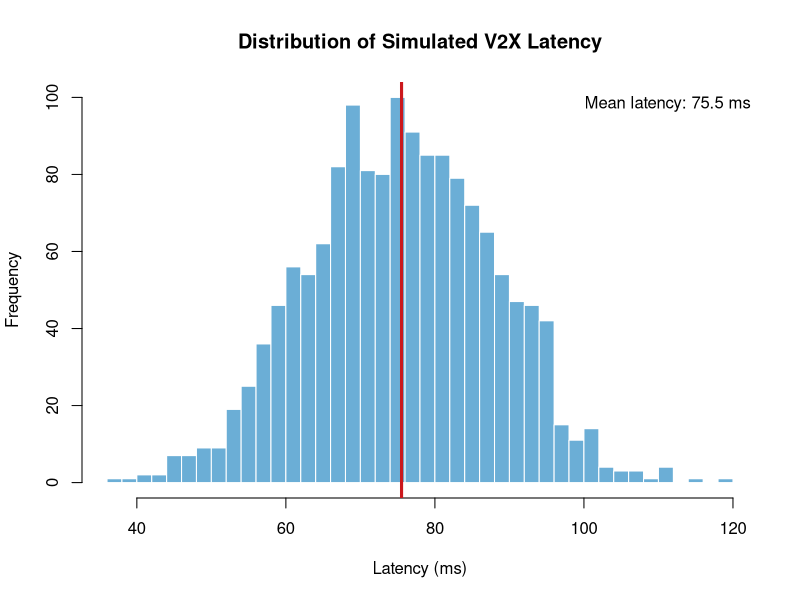
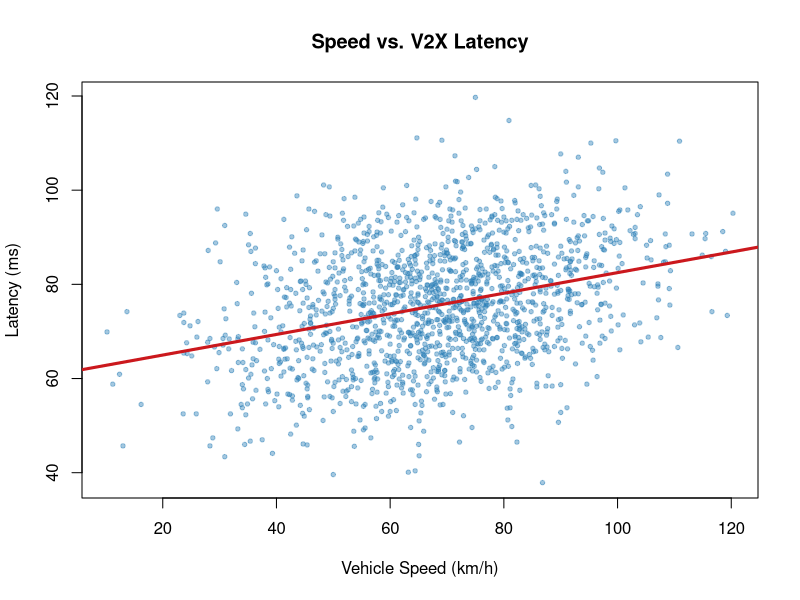
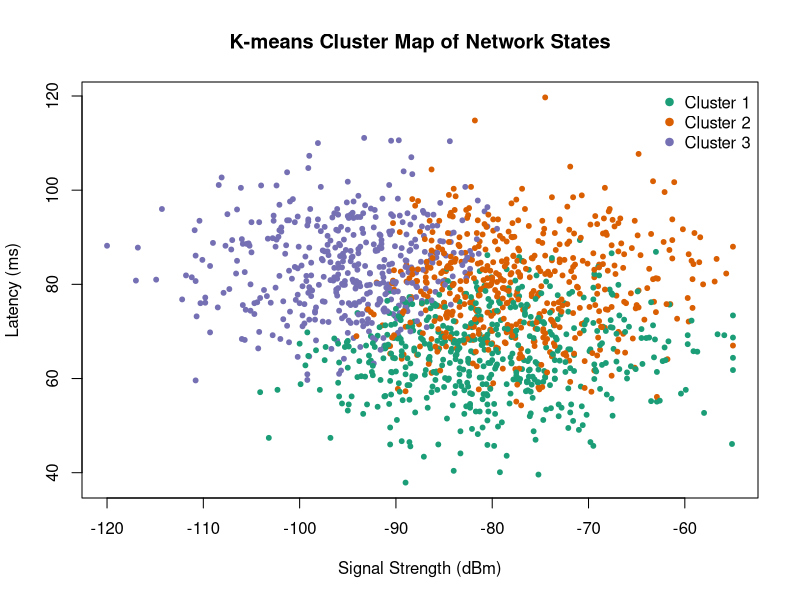
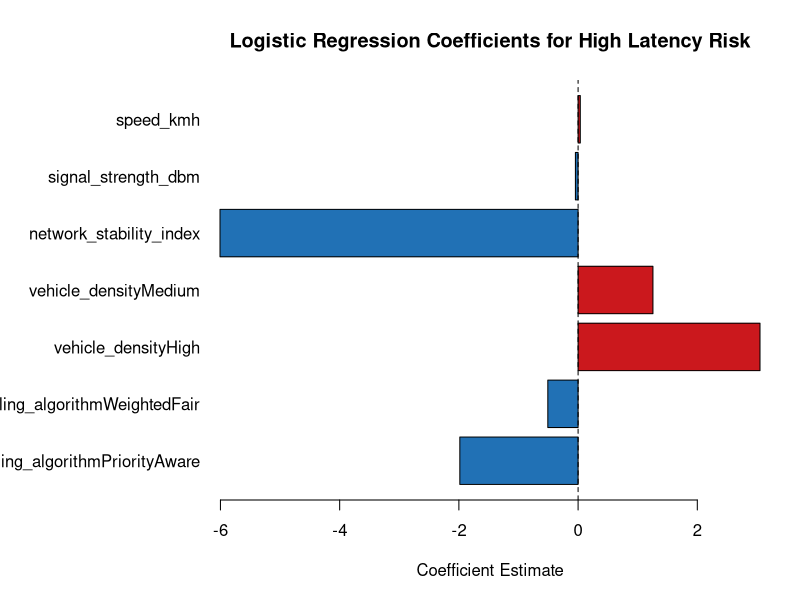

The R source for these figures, in order:
set.seed(1222)

root_dir <- normalizePath(file.path(getwd()), winslash = "/", mustWork = TRUE)
data_dir <- file.path(root_dir, "data")
results_dir <- file.path(root_dir, "results")

if (!dir.exists(data_dir)) dir.create(data_dir, recursive = TRUE)
if (!dir.exists(results_dir)) dir.create(results_dir, recursive = TRUE)

n <- 1500

speed_kmh <- round(rnorm(n, mean = 68, sd = 18), 1)
speed_kmh <- pmax(speed_kmh, 0)

signal_strength_dbm <- round(rnorm(n, mean = -83, sd = 11), 1)
signal_strength_dbm <- pmin(pmax(signal_strength_dbm, -120), -55)

network_stability_index <- round(runif(n, min = 0.35, max = 0.99), 3)
vehicle_density <- sample(c("Low", "Medium", "High"), n, replace = TRUE, prob = c(0.28, 0.47, 0.25))
scheduling_algorithm <- sample(
  c("RoundRobin", "WeightedFair", "PriorityAware"),
  n,
  replace = TRUE,
  prob = c(0.34, 0.32, 0.34)
)

density_effect <- ifelse(vehicle_density == "High", 15, ifelse(vehicle_density == "Medium", 7, 1))
algorithm_effect <- ifelse(
  scheduling_algorithm == "PriorityAware",
  -5,
  ifelse(scheduling_algorithm == "WeightedFair", 1.5, 5)
)

latency_ms <- 42 +
  0.20 * speed_kmh +
  0.32 * abs(signal_strength_dbm + 75) +
  26 * (1 - network_stability_index) +
  density_effect +
  algorithm_effect +
  rnorm(n, mean = 0, sd = 8)

latency_ms <- round(pmax(latency_ms, 8), 1)
high_latency <- ifelse(latency_ms >= 80, "High", "Normal")

dataset <- data.frame(
  speed_kmh = speed_kmh,
  signal_strength_dbm = signal_strength_dbm,
  network_stability_index = network_stability_index,
  vehicle_density = factor(vehicle_density, levels = c("Low", "Medium", "High")),
  scheduling_algorithm = factor(
    scheduling_algorithm,
    levels = c("RoundRobin", "WeightedFair", "PriorityAware")
  ),
  latency_ms = latency_ms,
  high_latency = factor(high_latency, levels = c("Normal", "High"))
)

write.csv(dataset, file.path(data_dir, "simulated_v2x_dataset.csv"), row.names = FALSE)

summary_metrics <- data.frame(
  metric = c(
    "sample_size",
    "mean_latency_ms",
    "median_latency_ms",
    "sd_latency_ms",
    "high_latency_share",
    "mean_speed_kmh",
    "mean_signal_strength_dbm",
    "mean_network_stability_index"
  ),
  value = c(
    nrow(dataset),
    round(mean(dataset$latency_ms), 2),
    round(median(dataset$latency_ms), 2),
    round(sd(dataset$latency_ms), 2),
    round(mean(dataset$high_latency == "High"), 4),
    round(mean(dataset$speed_kmh), 2),
    round(mean(dataset$signal_strength_dbm), 2),
    round(mean(dataset$network_stability_index), 3)
  )
)

write.csv(summary_metrics, file.path(results_dir, "summary_metrics.csv"), row.names = FALSE)

png(file.path(results_dir, "latency_distribution.png"), width = 1200, height = 800, res = 140)
hist(
  dataset$latency_ms,
  breaks = 30,
  col = "#6BAED6",
  border = "white",
  main = "Distribution of Simulated V2X Latency",
  xlab = "Latency (ms)"
)
abline(v = mean(dataset$latency_ms), col = "#CB181D", lwd = 3)
legend(
  "topright",
  legend = paste("Mean latency:", round(mean(dataset$latency_ms), 1), "ms"),
  bty = "n"
)
dev.off()

png(file.path(results_dir, "speed_vs_latency.png"), width = 1200, height = 800, res = 140)
plot(
  dataset$speed_kmh,
  dataset$latency_ms,
  pch = 19,
  cex = 0.6,
  col = rgb(44, 127, 184, 110, maxColorValue = 255),
  xlab = "Vehicle Speed (km/h)",
  ylab = "Latency (ms)",
  main = "Speed vs. V2X Latency"
)
abline(lm(latency_ms ~ speed_kmh, data = dataset), col = "#CB181D", lwd = 3)
dev.off()

cluster_input <- scale(dataset[, c("latency_ms", "signal_strength_dbm", "network_stability_index")])
kmeans_result <- kmeans(cluster_input, centers = 3, nstart = 20)
dataset$cluster <- factor(kmeans_result$cluster)

cluster_colors <- c("#1B9E77", "#D95F02", "#7570B3")

png(file.path(results_dir, "cluster_map.png"), width = 1200, height = 800, res = 140)
plot(
  dataset$signal_strength_dbm,
  dataset$latency_ms,
  pch = 19,
  cex = 0.65,
  col = cluster_colors[dataset$cluster],
  xlab = "Signal Strength (dBm)",
  ylab = "Latency (ms)",
  main = "K-means Cluster Map of Network States"
)
legend(
  "topright",
  legend = paste("Cluster", levels(dataset$cluster)),
  col = cluster_colors,
  pch = 19,
  bty = "n"
)
dev.off()

glm_model <- glm(
  high_latency ~ speed_kmh + signal_strength_dbm + network_stability_index +
    vehicle_density + scheduling_algorithm,
  data = dataset,
  family = binomial()
)

coeff_table <- summary(glm_model)$coefficients
coeff_df <- data.frame(
  term = rownames(coeff_table)[-1],
  estimate = coeff_table[-1, "Estimate"]
)

coeff_colors <- ifelse(coeff_df$estimate >= 0, "#CB181D", "#2171B5")

png(file.path(results_dir, "model_coefficients.png"), width = 1200, height = 800, res = 140)
par(mar = c(5, 11, 4, 2))
barplot(
  rev(coeff_df$estimate),
  horiz = TRUE,
  col = rev(coeff_colors),
  names.arg = rev(coeff_df$term),
  las = 1,
  main = "Logistic Regression Coefficients for High Latency Risk",
  xlab = "Coefficient Estimate"
)
abline(v = 0, lty = 2)
dev.off()

message("Analysis completed successfully.")
